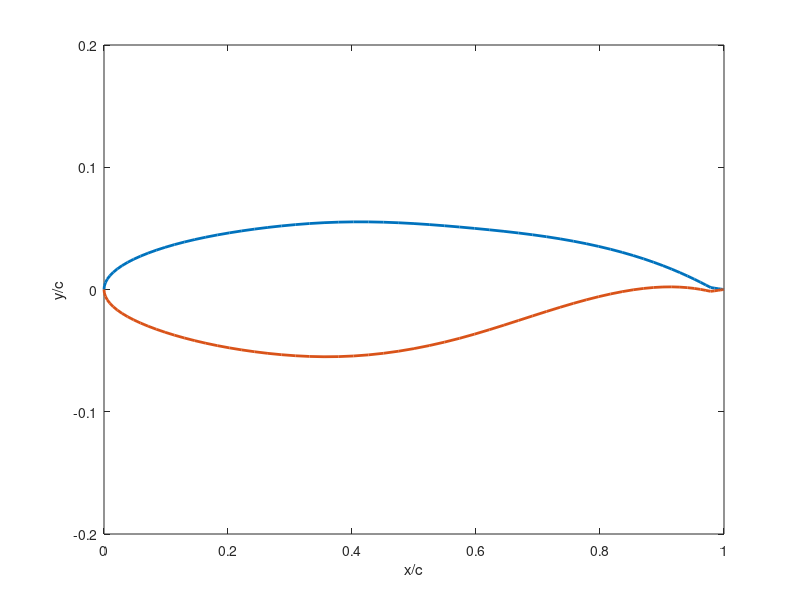

Here is the MATLAB script that generated this plot:
test=dlmread("run.dat"," ",2,0);
xu=test(1:65,1);
xl=test(66:130,1);
yu=test(1:65,3);
yl=test(66:130,3);
%Now you have all necessary variable you can plot the shape:
% plotting upper surface
plot(xu,yu, 'LineWidth' ,2) 
hold on
% plotting lower surface
plot(xl,yl,'LineWidth',2)
% setting the axis to be of equal range
axis([0 1 -.2 .2])
set(gcf,'Position',[100 100 500 200])
% making sure the axis are of equal length and invisible
xlabel("x/c")
ylabel("y/c")

